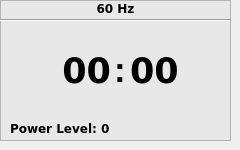
     <widget class="QWidget" name="frequency60HzStack">
      <widget class="QListWidget" name="f60BackDrop">
       <property name="geometry">
        <rect>
         <x>0</x>
         <y>0</y>
         <width>231</width>
         <height>141</height>
        </rect>
       </property>
       <property name="styleSheet">
        <string notr="true">background-color: rgb(232, 232, 232);</string>
       </property>
       <item>
        <property name="text">
         <string>60 Hz</string>
        </property>
        <property name="font">
         <font>
          <family>DejaVu Sans</family>
          <weight>75</weight>
          <bold>true</bold>
         </font>
        </property>
        <property name="textAlignment">
         <set>AlignCenter</set>
        </property>
       </item>
      </widget>
      <widget class="QLabel" name="frequency60hz_seconds">
       <property name="enabled">
        <bool>true</bool>
       </property>
       <property name="geometry">
        <rect>
         <x>130</x>
         <y>50</y>
         <width>69</width>
         <height>41</height>
        </rect>
       </property>
       <property name="font">
        <font>
         <family>DejaVu Sans</family>
         <pointsize>26</pointsize>
         <weight>75</weight>
         <bold>true</bold>
        </font>
       </property>
       <property name="mouseTracking">
        <bool>true</bool>
       </property>
       <property name="text">
        <string>&lt;html&gt;&lt;head/&gt;&lt;body&gt;&lt;p&gt;00&lt;/p&gt;&lt;/body&gt;&lt;/html&gt;</string>
       </property>
      </widget>
      <widget class="QLabel" name="frequency60hz_minutes">
       <property name="geometry">
        <rect>
         <x>60</x>
         <y>50</y>
         <width>51</width>
         <height>41</height>
        </rect>
       </property>
       <property name="font">
        <font>
         <family>DejaVu Sans</family>
         <pointsize>26</pointsize>
         <weight>75</weight>
         <bold>true</bold>
        </font>
       </property>
       <property name="mouseTracking">
        <bool>true</bool>
       </property>
       <property name="text">
        <string>&lt;html&gt;&lt;head/&gt;&lt;body&gt;&lt;p align=&quot;right&quot;&gt;00&lt;/p&gt;&lt;/body&gt;&lt;/html&gt;</string>
       </property>
       <property name="alignment">
        <set>Qt::AlignRight|Qt::AlignTrailing|Qt::AlignVCenter</set>
       </property>
      </widget>
      <widget class="QLabel" name="timeSeperator_8">
       <property name="geometry">
        <rect>
         <x>110</x>
         <y>50</y>
         <width>20</width>
         <height>41</height>
        </rect>
       </property>
       <property name="text">
        <string>&lt;html&gt;&lt;head/&gt;&lt;body&gt;&lt;p align=&quot;center&quot;&gt;&lt;span style=&quot; font-size:26pt; font-weight:600;&quot;&gt;:&lt;/span&gt;&lt;/p&gt;&lt;/body&gt;&lt;/html&gt;</string>
       </property>
      </widget>
      <widget class="QLabel" name="powerLevelLabel2_60hz">
       <property name="geometry">
        <rect>
         <x>10</x>
         <y>120</y>
         <width>141</width>
         <height>17</height>
        </rect>
       </property>
       <property name="font">
        <font>
         <family>DejaVu Sans</family>
         <weight>75</weight>
         <bold>true</bold>
        </font>
       </property>
       <property name="toolTip">
        <string>&lt;html&gt;&lt;head/&gt;&lt;body&gt;&lt;p&gt;&lt;span style=&quot; color:#3465a4;&quot;&gt;Power Level: 1&lt;/span&gt;&lt;/p&gt;&lt;/body&gt;&lt;/html&gt;</string>
       </property>
       <property name="text">
        <string>&lt;html&gt;&lt;head/&gt;&lt;body&gt;&lt;p&gt;&lt;span style=&quot; color:#000000;&quot;&gt;Power Level: 0&lt;/span&gt;&lt;/p&gt;&lt;/body&gt;&lt;/html&gt;</string>
       </property>
      </widget>
      <widget class="Line" name="line_13">
       <property name="geometry">
        <rect>
         <x>0</x>
         <y>10</y>
         <width>231</width>
         <height>20</height>
        </rect>
       </property>
       <property name="orientation">
        <enum>Qt::Horizontal</enum>
       </property>
      </widget>
     </widget>
